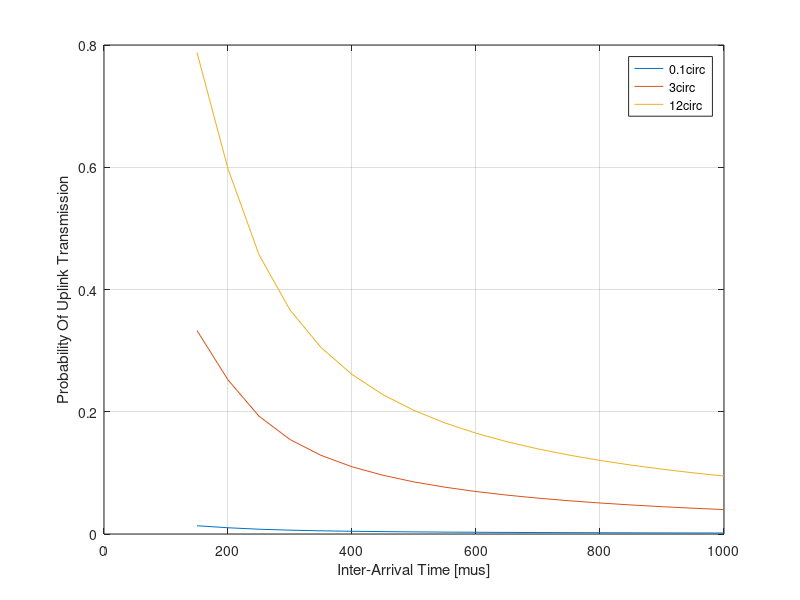

Source code (MATLAB):
clc;
close all;
clear all;


f = 130e9;
c = 3e8; %speed of light
control_packet_size = 25 * 8;  % bits
data_packet_size    = 64000 * 8; 

d = 9.5:1:18; % radius of room -> 18 meters 
tprop = d./c; %propagation delay across different distances. 

tpropmax = max(tprop);

data_rates = [157.4, 210.2, 315.4]  .* 1e9;

min_data_rate = min(data_rates);
avg_data_rate = mean(data_rates);

T_cts = control_packet_size / min_data_rate;
T_ack = T_cts;
T_cta = T_cts;
T_rts = T_cts;
T_bo_max = 10e-9;

T_data = data_packet_size / avg_data_rate;

T_tx = T_cts + T_data + T_ack + 2*(mean(tprop));
T_wait = 2*(control_packet_size / min_data_rate) +  T_bo_max  + 2*tpropmax;

inter_arrival_time_list = (150:50:1000) .* 1e-6 ; 
beam_width = [0.1 3 12];

S_Results = [];
N_sec = 360 ./beam_width;

Nnodes = 50;

t_cycle_max = N_sec*T_wait + (Nnodes*T_tx);
t = 1e-9:1e-7:t_cycle_max;

lambda_a = 0.05;
r = 18;
beam_width_rad = deg2rad(beam_width);
lengthsub          = r ./ tan((pi/2) - (beam_width_rad./2));
area_t     = 0.5 .* 2.*lengthsub .* r;

gamma_tx = 1;

pdf_activity = zeros(length(beam_width_rad), length(inter_arrival_time_list));

for bw = 1:length(beam_width_rad)
    for k = 1:length(inter_arrival_time_list)
        T_ia = inter_arrival_time_list(k);
        lambda_ = 1./T_ia; % packet rate
        p = (N_sec(bw).*(T_wait + 2e-6 )) ./ ((T_ia - (Nnodes*T_tx))); % System load.
        sum_tx = 0;
        for n = 0:1:Nnodes
            temp  = ((lambda_a.*area_t(bw)).^(n) .* (exp(-1.*lambda_a.*area_t(bw)))) ./ (factorial(n));
            temp2 = 1 - (1-p)^(gamma_tx*n); 
            sum_tx = sum_tx + (temp*temp2);
        end
        pdf_activity(bw,k) = sum_tx * (1-exp(-1*(lambda_a*area_t(bw))));
    end
end
pdf_activity =pdf_activity';
figure;
x = inter_arrival_time_list * 1e6;
plot(x, pdf_activity(:,1));
hold on
plot(x, pdf_activity(:,2));
hold on
plot(x, pdf_activity(:,3));
legend("0.1\circ","3\circ","12\circ");
grid on;
xlabel("Inter-Arrival Time [\mus]");
ylabel("Probability Of Uplink Transmission")
